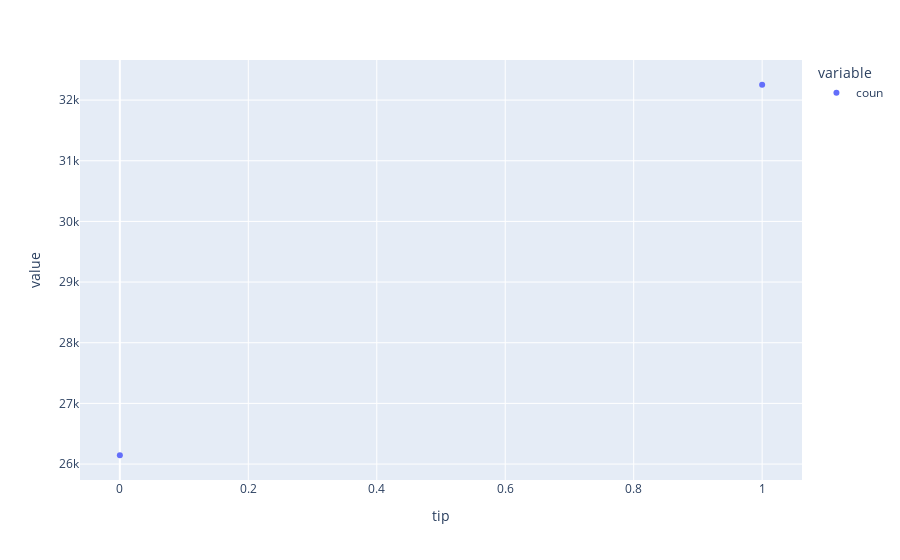

Notebook source saved alongside this figure:
### Code cell
px.scatter(df_1.groupby("tip").agg(coun=("tip","count")))

### Figure 1 — Plotly figure (JSON) as saved in the notebook; plotly's stock layout.template omitted (floating-point values rounded to 4 significant figures)
{"data": [{"hovertemplate": "variable=coun<br>tip=%{x}<br>value=%{y}<extra></extra>", "legendgroup": "coun", "marker": {"color": "#636efa", "symbol": "circle"}, "mode": "markers", "name": "coun", "orientation": "v", "showlegend": true, "type": "scatter", "x": [0, 1], "xaxis": "x", "y": [26145, 32253], "yaxis": "y"}], "layout": {"legend": {"title": {"text": "variable"}, "tracegroupgap": 0}, "margin": {"t": 60}, "xaxis": {"anchor": "y", "domain": [0, 1], "title": {"text": "tip"}}, "yaxis": {"anchor": "x", "domain": [0, 1], "title": {"text": "value"}}}}
